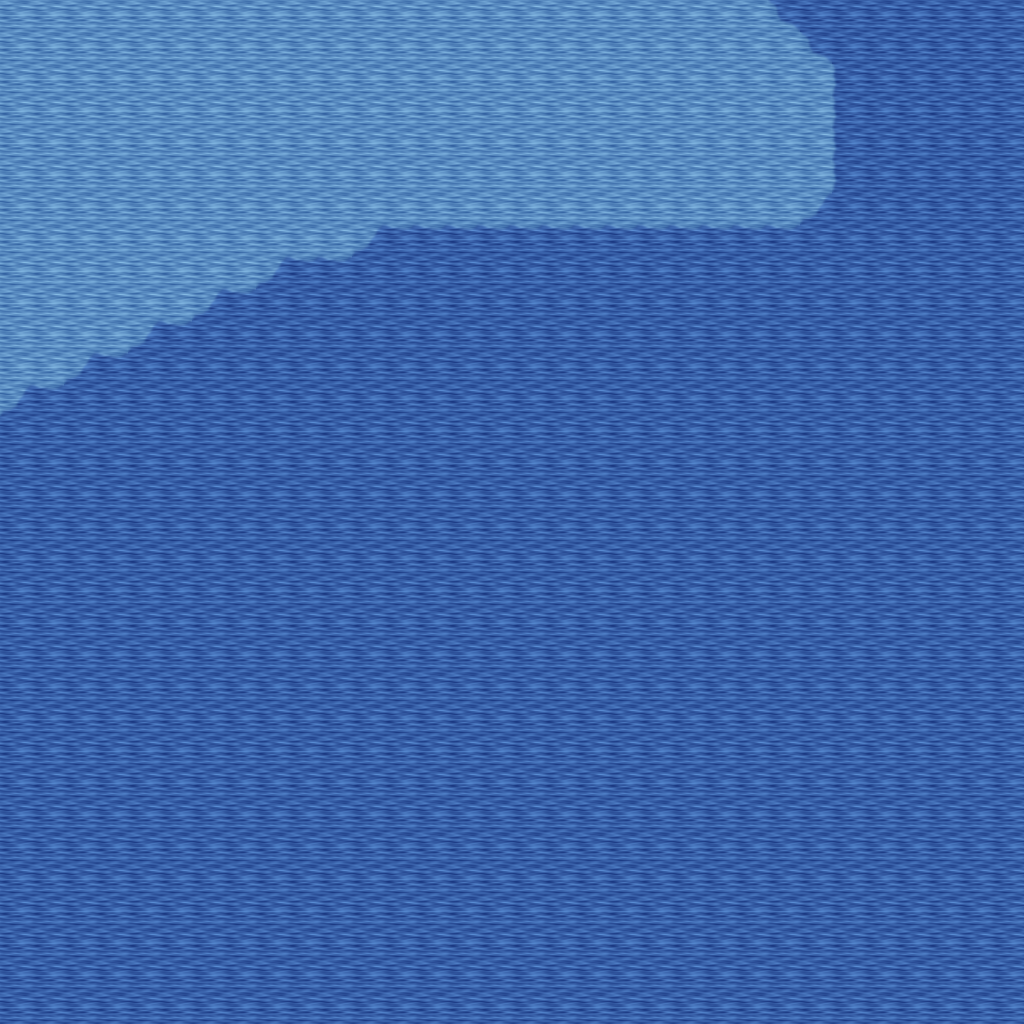

Tiled map render using the project's own tile images. Description and the map definition, with tile-layer contents summarised, below:
An orthogonal 32x32 tile map with 32x32 px tiles, 5 tile layers (Ground, Objects, Objects2, Above, ...), 1 hidden layer not drawn, 12 tilesets.

<map version="1.10" tiledversion="1.11.0" orientation="orthogonal" renderorder="right-down" width="32" height="32" tilewidth="32" tileheight="32" infinite="0" nextlayerid="11" nextobjectid="1">
 <tileset firstgid="1" name="ground_ground" tilewidth="32" tileheight="32" tilecount="33" columns="3">
  <image source="../drawable/ground_ground.png" width="96" height="352" />
 </tileset>
 <tileset firstgid="34" name="ground_water_pool" tilewidth="32" tileheight="32" tilecount="72" columns="3">
  <image source="../drawable/ground_water_pool.png" width="96" height="768" />
 </tileset>
 <tileset firstgid="106" name="ground_grass_edges" tilewidth="32" tileheight="32" tilecount="36" columns="12">
  <image source="../drawable/ground_grass_edges.png" width="384" height="96" />
 </tileset>
 <tileset firstgid="142" name="ground_grass_corners" tilewidth="32" tileheight="32" tilecount="24" columns="6">
  <image source="../drawable/ground_grass_corners.png" width="192" height="128" />
 </tileset>
 <tileset firstgid="166" name="building_wall_wood" tilewidth="32" tileheight="32" tilecount="16" columns="4">
  <image source="../drawable/building_wall_wood.png" width="128" height="128" />
 </tileset>
 <tileset firstgid="182" name="plant_grasses" tilewidth="32" tileheight="32" tilecount="6" columns="3">
  <image source="../drawable/plant_grasses.png" width="96" height="64" />
 </tileset>
 <tileset firstgid="188" name="plant_flower_daisy_yellow" tilewidth="32" tileheight="32" tilecount="8" columns="2">
  <image source="../drawable/plant_flower_daisy_yellow.png" width="64" height="128" />
 </tileset>
 <tileset firstgid="196" name="plant_flower_daisy_blue" tilewidth="32" tileheight="32" tilecount="8" columns="2">
  <image source="../drawable/plant_flower_daisy_blue.png" width="64" height="128" />
 </tileset>
 <tileset firstgid="204" name="building_door_door_w" tilewidth="32" tileheight="32" tilecount="6" columns="2">
  <image source="../drawable/building_door_door_w.png" width="64" height="96" />
 </tileset>
 <tileset firstgid="210" name="building_door_door_e" tilewidth="32" tileheight="32" tilecount="6" columns="2">
  <image source="../drawable/building_door_door_e.png" width="64" height="96" />
 </tileset>
 <tileset firstgid="216" name="logic_creature_animal" tilewidth="32" tileheight="32" tilecount="32" columns="8">
  <image source="../drawable/logic_creature_animal.png" width="256" height="128" />
 </tileset>
 <tileset firstgid="248" name="logic_collision" tilewidth="32" tileheight="32" tilecount="1" columns="1">
  <image source="../drawable/logic_collision.png" width="32" height="32" />
 </tileset>
 <layer id="1" name="Ground" width="32" height="32">
  <data>[1024 cells, 1024 non-empty, 4 distinct tile ids]</data>
 </layer>
 <layer id="2" name="Objects" width="32" height="32">
  <data>[1024 cells, 26 non-empty, 2 distinct tile ids]</data>
 </layer>
 <layer id="3" name="Objects2" width="32" height="32">
  <data>[1024 cells, 0 non-empty, 0 distinct tile ids]</data>
 </layer>
 <layer id="4" name="Above" width="32" height="32">
  <data>[1024 cells, 0 non-empty, 0 distinct tile ids]</data>
 </layer>
 <layer id="5" name="Above2" width="32" height="32">
  <data>[1024 cells, 0 non-empty, 0 distinct tile ids]</data>
 </layer>
 <layer id="6" name="Walkable" width="32" height="32" visible="0">
  <data>[1024 cells, 815 non-empty, 1 distinct tile ids]</data>
 </layer>
 <objectgroup id="7" name="Mapevents" />
 <objectgroup id="8" name="Spawn" />
 <objectgroup id="9" name="Keys" />
 <objectgroup id="10" name="Replace" />
</map>
